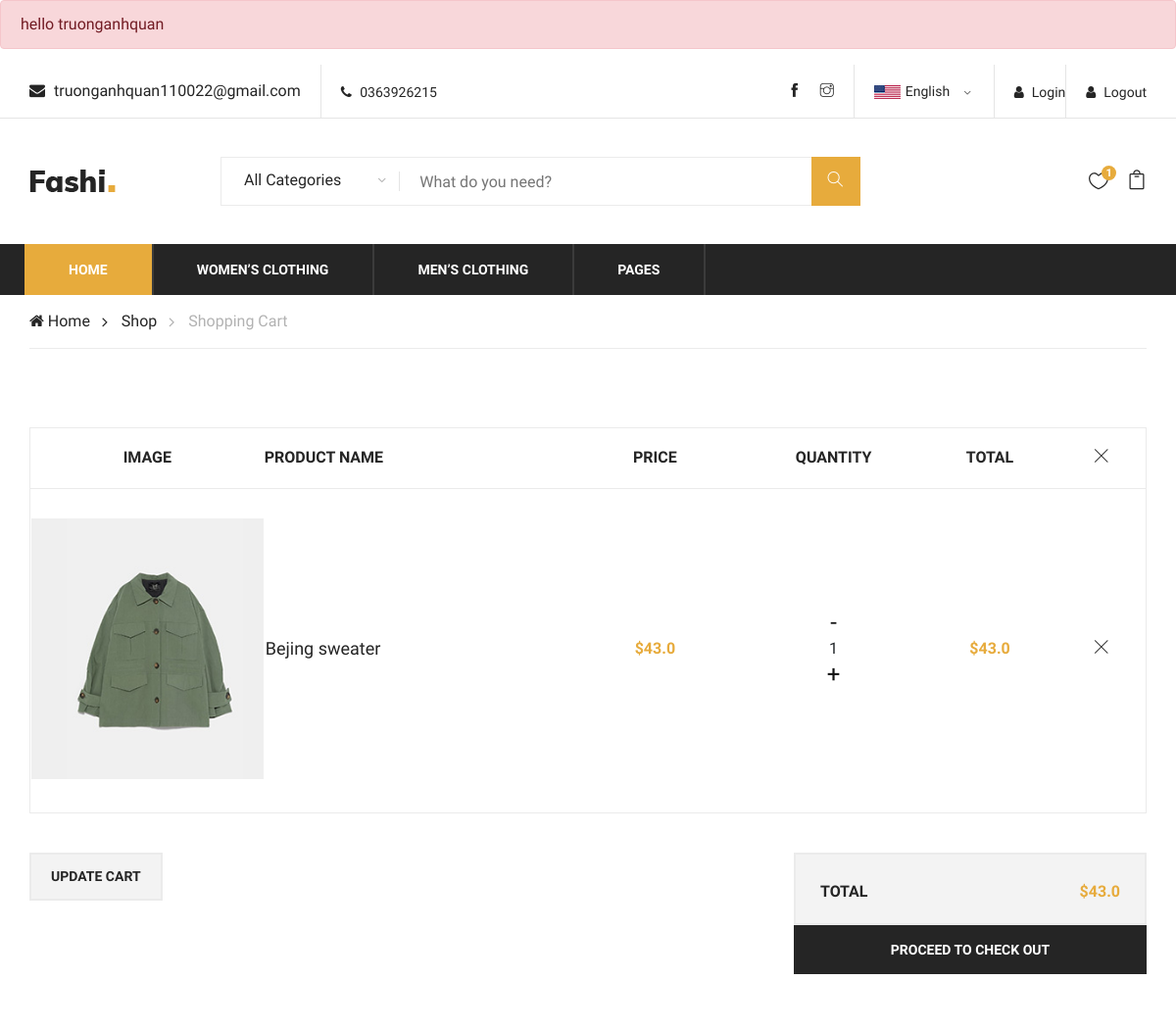
The page /cart/ (signed in, upper part) on the database as committed earlier.
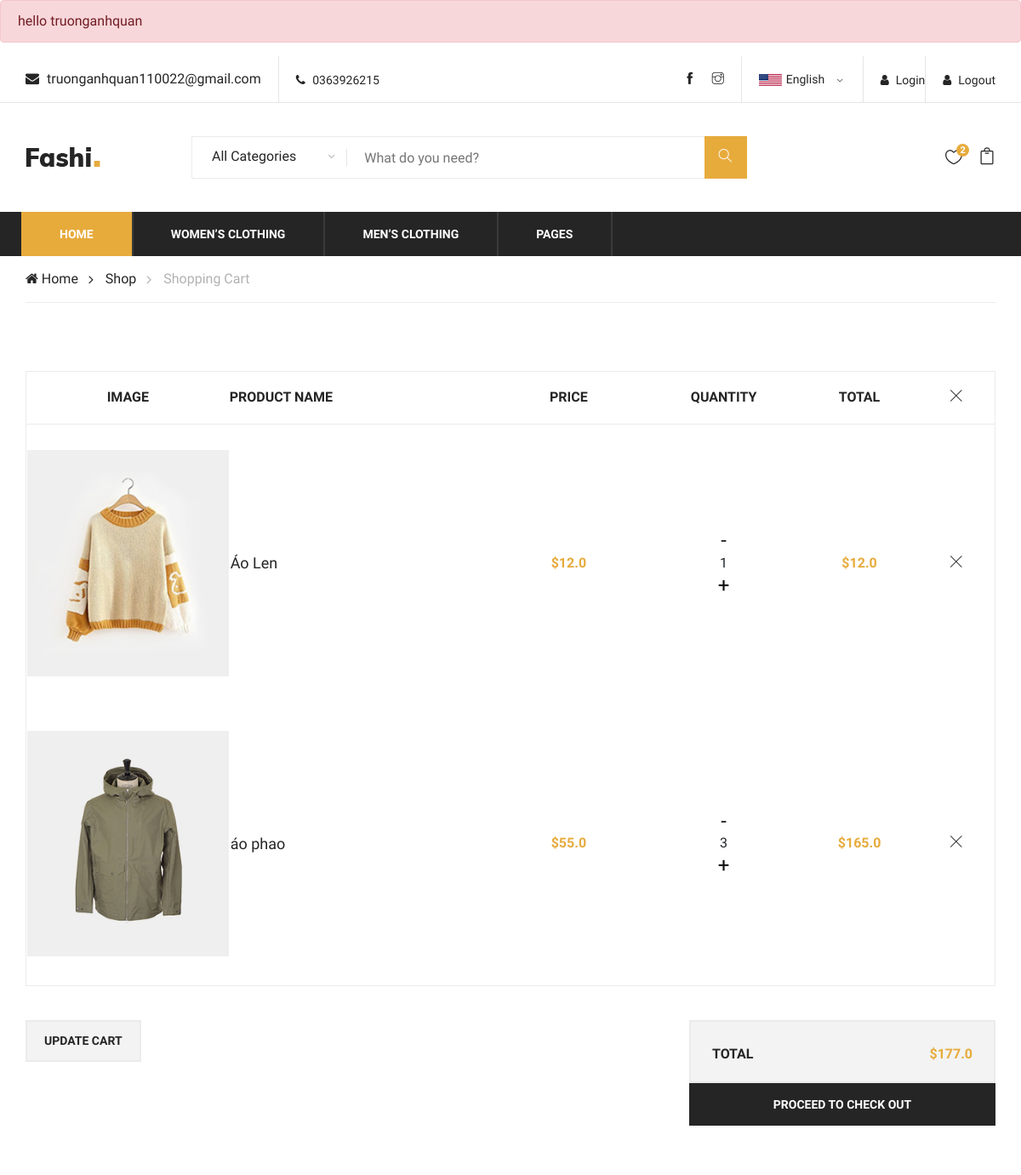
The same page on the database as committed later.
### home/models.py (models this page shows, shortened)
class order(models.Model):
    user = models.ForeignKey(settings.AUTH_USER_MODEL,
                             on_delete=models.CASCADE)
    ordered = models.BooleanField(default=False)
    Items = models.ManyToManyField(orderitem)
    startdate = models.DateTimeField(auto_now_add=True)
    orderdate = models.DateTimeField()
    checkout = models.ForeignKey('check_out', on_delete=models.SET_NULL, blank=True, null=True)
    payment = models.ForeignKey('Payment', on_delete=models.SET_NULL, blank=True, null=True)
    def final_total_price(self):
        total = 0
        for order_item in self.Items.all():
            total += order_item.total_price()
        return total

class orderitem(models.Model):
    user = models.ForeignKey(settings.AUTH_USER_MODEL, on_delete=models.CASCADE, blank=True, null=True)
    ordered = models.BooleanField(default=False)
    Item = models.ForeignKey(item, on_delete=models.CASCADE)
    quantity = models.IntegerField(default=1)
    def total_price(self):
        return self.quantity * self.Item.pricesale
    def total_quantity(self):
        return self.quantity

class item(models.Model):
    title = models.CharField(max_length=100)
    price = models.FloatField(default=0)
    category = models.CharField(choices=CATEGORY_CHOISE, max_length=1)
    pricesale = models.FloatField(default=0)
    img = models.ImageField(upload_to='images')
    slug = models.SlugField()
    quantity = models.IntegerField(default=1)

### home/views.py (the view)
# urls.py: path('cart/', shoppingcart.as_view(), name='cart'),
class shoppingcart(LoginRequiredMixin, View):
    def get(self, *args, **kwargs):
        try:
            order_user = order.objects.get(user=self.request.user, ordered=False)
            context = {
                'object': order_user
            }
            return render(self.request, 'onlineshoop/shopping-cart.html', context)
        except ObjectDoesNotExist:
            messages.error(self.request, 'You No Login')
            return redirect('/')

### home/templatetags/cart_count.py (called while the page is built)
@register.filter
def cart_count(user):
    if user.is_authenticated:
        number = order.objects.filter(user=user, ordered=False)
        if number.exists():
            return number[0].Items.count()
    return 0

### templates/onlineshoop/shopping-cart.html (shortened to what the changed rows need)
<!DOCTYPE html>
<html lang="zxx">
{% load static %}
<head>
    <link rel="stylesheet" href="{% static 'onlineshoop/css/bootstrap.min.css' %}" type="text/css">
    <link rel="stylesheet" href="{% static 'onlineshoop/css/font-awesome.min.css' %}" type="text/css">
    <link rel="stylesheet" href="{% static 'onlineshoop/css/themify-icons.css' %}" type="text/css">
    <link rel="stylesheet" href="{% static 'onlineshoop/css/elegant-icons.css' %}" type="text/css">
    <link rel="stylesheet" href="{% static 'onlineshoop/css/owl.carousel.min.css' %}" type="text/css">
    <link rel="stylesheet" href="{% static 'onlineshoop/css/nice-select.css' %}" type="text/css">
    <link rel="stylesheet" href="{% static 'onlineshoop/css/jquery-ui.min.css' %}" type="text/css">
    <link rel="stylesheet" href="{% static 'onlineshoop/css/slicknav.min.css' %}" type="text/css">
    <link rel="stylesheet" href="{% static 'onlineshoop/css/style.css' %}" type="text/css">
</head>
<body>
     {% include 'onlineshoop/header.html'%}
    <section class="shopping-cart spad">
        <div class="container">
            <div class="row">
                <div class="col-lg-12">
                    <div class="cart-table">
                        <table>
                            <thead>
                                <tr>
                                    <th>Image</th>
                                    <th class="p-name">Product Name</th>
                                    <th>Price</th>
                                    <th>Quantity</th>
                                    <th>Total</th>
                                    <th><i class="ti-close"></i></th>
                                </tr>
                            </thead>
                            <tbody>
                            {% for order_item in object.Items.all %}
                                <tr>
                                    <td class="cart-pic first-row"><img src="{{order_item.Item.img.url}}" alt=""></td>
                                    <td class="cart-title first-row">
                                        <h5>{{order_item.Item.title}}</h5>
                                    </td>
                                    <td class="p-price first-row">${{order_item.Item.pricesale}}</td>
                                        <td class="qua-col first-row">
                                            <a href="{% url 'home:remove_cart' order_item.Item.slug %}"><h4>-</h4></a>
                                                {{order_item.total_quantity}}
                                            <a href="{% url 'home:addcart' order_item.Item.slug %}"><h4>+</h4></a>
                                        </td>
                                    <td class="total-price first-row">${{order_item.total_price}}</td>
                                    <td class="close-td first-row"><i class="ti-close"></i></td>
                                </tr>
                            {% endfor %}
                            </tbody>
                        </table>
                    </div>
                    <div class="row">
                        <div class="col-lg-4 offset-lg-4">
                            <div class="proceed-checkout">
                                <ul>
                                    <li class="cart-total">Total <span>${{ object.final_total_price}}</span></li>
                                </ul>
                            </div>
                        </div>
                    </div>
                </div>
            </div>
        </div>
    </section>
</body>
</html>

### templates/onlineshoop/header.html (shortened to what this page needs)
{% load static %}
{%load cart_count%}
<header class="header-section">
    {% if request.user.is_authenticated %}
        <div class="alert alert-danger">
            hello {{user.username}}
        </div>
    {% endif%}
        <div class="header-top">
            <div class="container">
                <div class="ht-left">
                    <div class="mail-service">
                        <i class=" fa fa-envelope"></i>
                        truonganhquan110022@gmail.com
                    </div>
                    <div class="phone-service">
                        <i class=" fa fa-phone"></i>
                        0363926215
                    </div>
                </div>
                <div class="ht-right">
                            <a href="{% url 'account_logout'%}" class="login-panel"><i class="fa fa-user" ></i>Logout</a>
                            <a href="{% url 'account_login'%}" class="login-panel"><i class="fa fa-user" ></i>Login</a>
                    <div class="lan-selector">
                    </div>
                    <div class="top-social">
                        <a href="https://www.facebook.com/profile.php?id=100028081292058"><i class="ti-facebook"></i></a>
                        <a href="#"><i class="ti-instagram"></i></a>
                    </div>
                </div>
            </div>
        </div>
        <div class="container">
            <div class="inner-header">
                <div class="row">
                    <div class="col-lg-2 col-md-2">
                        <div class="logo">
                            <a href="./index.html">
                                <img src="{% static 'onlineshoop/img/logo.png' %}" alt="">
                            </a>
                        </div>
                    </div>
                    <div class="col-lg-7 col-md-7">
                        <div class="advanced-search">
                            <button type="button" class="category-btn">All Categories</button>
                            <div class="input-group">
                                <input type="text" placeholder="What do you need?">
                                <button type="button"><i class="ti-search"></i></button>
                            </div>
                        </div>
                    </div>
                    <div class="col-lg-3 text-right col-md-3">
                        <ul class="nav-right">
                            {% if request.user.is_authenticated %}
                            <li class="heart-icon">
                                <a href="#">
                                    <i class="icon_heart_alt"></i>
                                    <span>{{ request.user|cart_count }}</span>
                                </a>
                            </li>
                            <li class="cart-icon">
                                <a href="{% url 'home:cart'%}">
                                    <i class="icon_bag_alt"></i>
                                </a>
                            </li>
                            {% endif %}
                        </ul>
                    </div>
                </div>
            </div>
        </div>
        <div class="nav-item">
            <div class="container">
                <nav class="nav-menu mobile-menu">
                    <ul>
                        <li class="active"><a href="{% url 'home:index'%}">Home</a></li>
                        <li><a href="{% url 'home:women-clo'%}">Women’s Clothing</a></li>
                        <li><a href="{% url 'home:men-clo'%}">Men’s Clothing</a></li>
                        <li><a href="#">Pages</a>
                        </li>
                    </ul>
                </nav>
            </div>
        </div>
    </header>

Rows that differ between the two databases and show on the page:
removed orderitem: Item.img (picture), Item "Bejing sweater", Item.pricesale "43.0", total_quantity "1", total_price "43.0"
added orderitem: Item.img (picture), Item "Áo Len", Item.pricesale "12.0", total_quantity "1", total_price "12.0"
added orderitem: Item.img (picture), Item "áo phao", Item.pricesale "55.0", total_quantity "3", total_price "165.0"
changed order: final_total_price "43.0" → "177.0"
Other text that changed with them:
{{ request.user|cart_count }}: "1" → "2"
